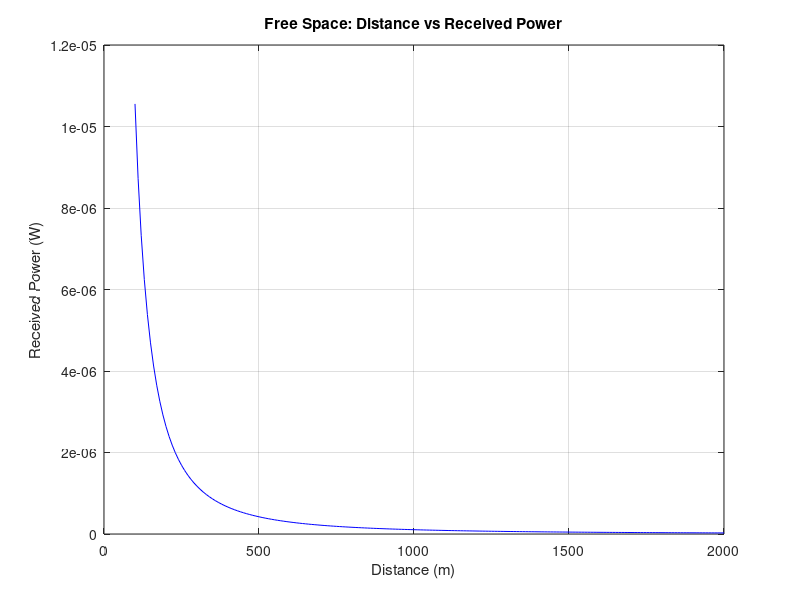
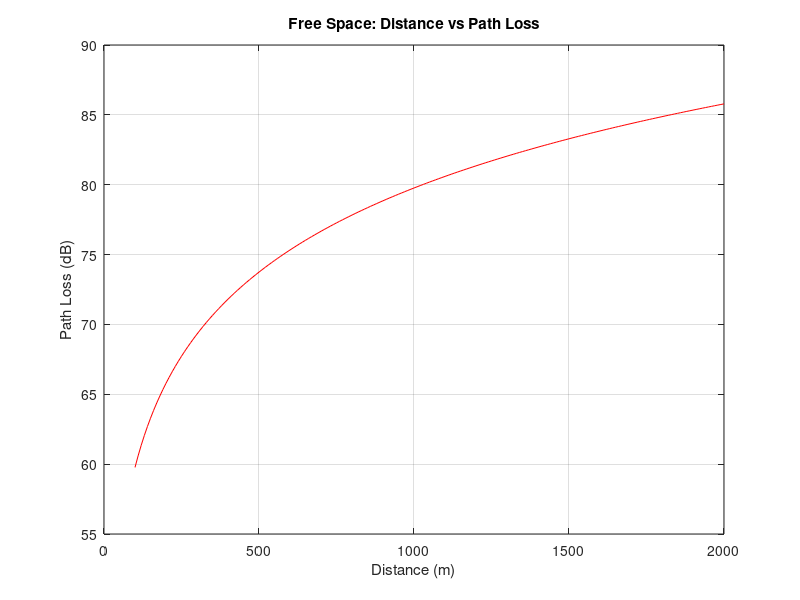
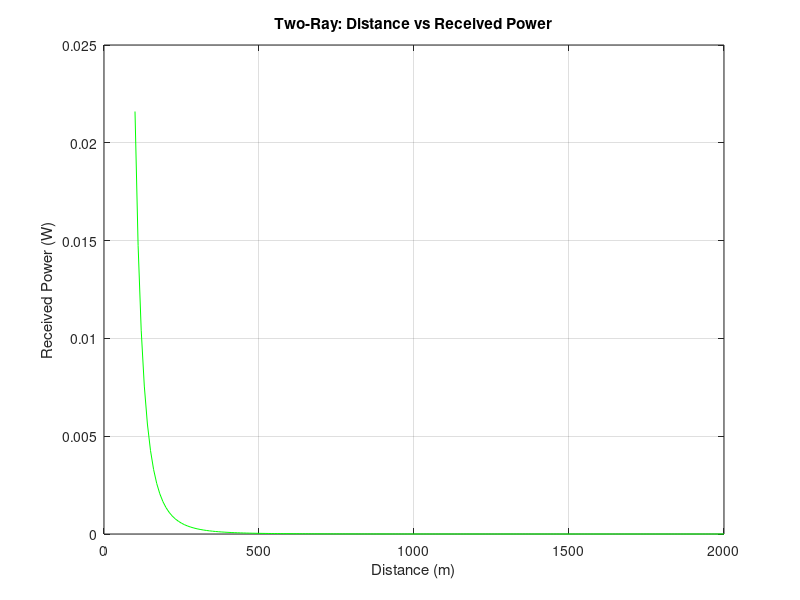
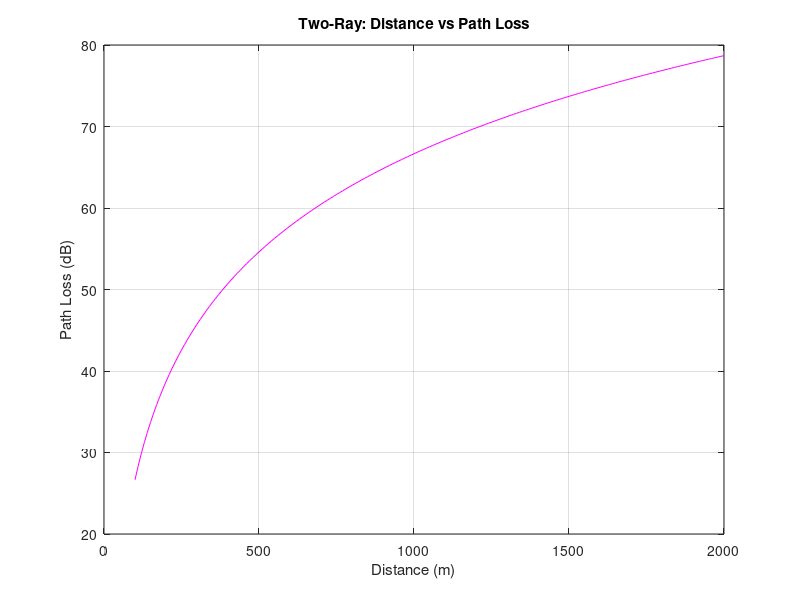

Recreate these plots in MATLAB, in order.
clc;
clear all;

%% PART - A -------------------------
% Free Space Propagation Model
freq = 900e6;         % Frequency in Hz
Pt = 10;              % Transmit power in Watts
Gt = 5;               % Transmitter gain
Gr = 3;               % Receiver gain
loss = 1;             % System loss
lambda = 3e8 / freq;  % Wavelength (c/f)

d = 100:10:2000;      % Distance range in meters

% Received Power Calculation
Pr = (Pt * Gt * Gr * (lambda^2)) ./ ((d.^2) * loss * (4 * pi)^2);
figure(1)
plot(d, Pr, 'b');
xlabel("Distance (m)");
ylabel("Received Power (W)");
title("Free Space: Distance vs Received Power");
grid on

% Path Loss Calculation
path_loss = -10 * log10(Pr / Pt);
figure(2)
plot(d, path_loss, 'r');
xlabel("Distance (m)");
ylabel("Path Loss (dB)");
title("Free Space: Distance vs Path Loss");
grid on

%% PART - B -------------------------
% Two-Ray Ground Reflection Model
ht = 40;  % Transmitter height in meters
hr = 3;   % Receiver height in meters

% Received Power Calculation
Pr2ray = Pt * Gt * Gr * (ht^2) * (hr^2) ./ (d.^4);
figure(3)
plot(d, Pr2ray, 'g');
xlabel("Distance (m)");
ylabel("Received Power (W)");
title("Two-Ray: Distance vs Received Power");
grid on

% Path Loss Calculation
path_loss2ray = -10 * log10(Pr2ray / Pt);
figure(4)
plot(d, path_loss2ray, 'm');
xlabel("Distance (m)");
ylabel("Path Loss (dB)");
title("Two-Ray: Distance vs Path Loss");
grid on

%% PART - C -------------------------
% Comparison between Free Space and Two-Ray for one distance range

freq_op = 900e6;
transmit_power = 10;
tx_gain = 10^(0.5);   % in linear scale
rx_gain = 10^(0.3);   % in linear scale
loss_factor = 1;
tx_height = 40;
rx_height = 3;
lambda = 3e8 / freq_op;

% Free Space Received Power
const = ((4 * pi).^2) .* (d.^2);
PrFS = (transmit_power * tx_gain * rx_gain * lambda^2) ./ (loss_factor .* const);
path_loss_fs = 10 * log10(transmit_power) - 10 * log10(PrFS);

% Two-Ray Path Loss
path_loss_2ray = 40 * log10(d) - ...
    (10 * log10(tx_gain) + 10 * log10(rx_gain) + 20 * log10(tx_height) + 20 * log10(rx_height));

% Plotting Comparison
figure(5);
plot(d, path_loss_fs, 'b', 'LineWidth', 1.5);
hold on;
plot(d, path_loss_2ray, 'r--', 'LineWidth', 1.5);
ylabel("Path Loss (dB)");
xlabel("Distance (m)");
title("Path Loss: Free Space vs Two-Ray");
legend('Free Space', 'Two-Ray Model');
grid on
